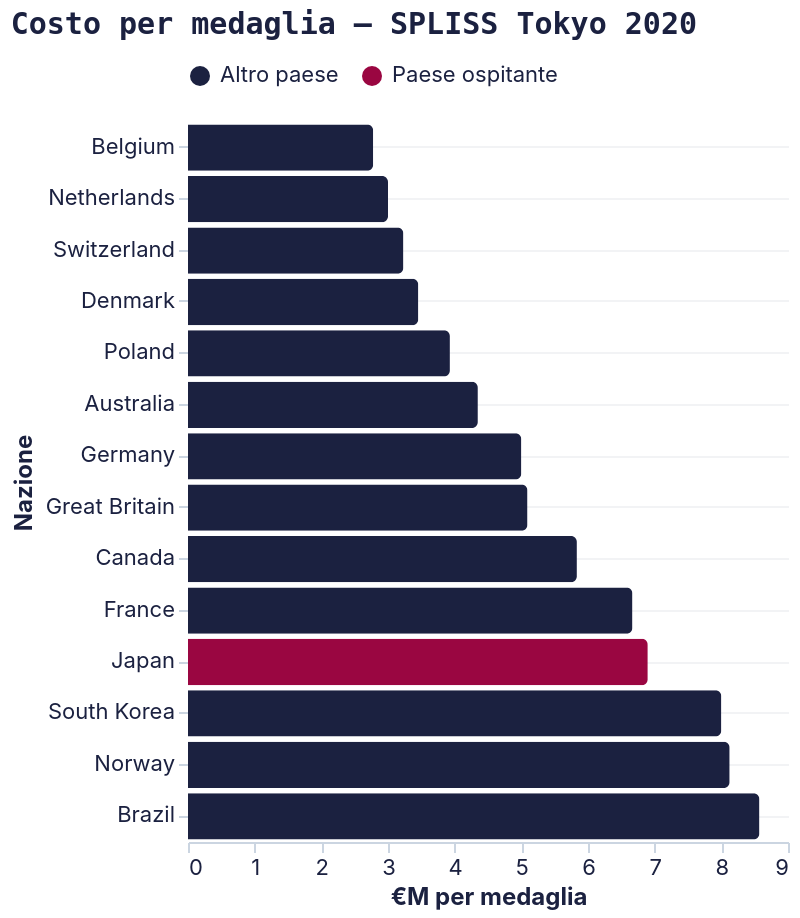

Vega-Lite specification for this chart:
### Vega-Lite specification from a JSON file in a GitHub repository (floating-point values rounded to 4 significant figures)
{"config": {"background": null, "view": {"stroke": null}, "title": {"font": "Space Mono, monospace", "fontSize": 15, "fontWeight": "bold", "color": "#1b2140", "anchor": "start", "offset": 12}, "axis": {"labelFont": "Inter, sans-serif", "titleFont": "Inter, sans-serif", "labelFontSize": 11, "titleFontSize": 12, "titleFontWeight": "bold", "labelColor": "#1b2140", "titleColor": "#1b2140", "gridColor": "#E5E7EB", "gridOpacity": 0.5, "domainColor": "#CBD5E1", "tickColor": "#CBD5E1", "labelAngle": 0}, "axisY": {"grid": true, "domain": false}, "axisX": {"grid": false}, "legend": {"labelFont": "Inter, sans-serif", "titleFont": "Inter, sans-serif", "labelFontSize": 11, "titleFontSize": 12, "titleFontWeight": "bold", "labelColor": "#1b2140", "titleColor": "#1b2140", "orient": "top", "direction": "horizontal", "symbolType": "circle"}, "range": {"category": ["#1b2140", "#ff8009", "#9a0641", "#ffe34a", "#e7b6af", "#64748B"], "ordinal": {"scheme": "blues"}, "heatmap": {"scheme": "blues"}, "ramp": {"scheme": "blues"}}, "bar": {"color": "#1b2140", "cornerRadiusTopRight": 3, "cornerRadiusBottomRight": 3}, "line": {"color": "#1b2140", "strokeWidth": 2.5}, "point": {"color": "#1b2140", "filled": true}, "circle": {"color": "#1b2140"}, "text": {"font": "Inter, sans-serif", "fontSize": 11, "color": "#1b2140"}, "arc": {"fill": "#1b2140"}, "area": {"fill": "#1b2140", "opacity": 0.5}}, "data": {"name": "data-def07ca4c2ce2e3d225b2368950cbe65"}, "mark": {"type": "bar"}, "encoding": {"color": {"field": "tipo2", "scale": {"range": ["#1b2140", "#9a0641"]}, "title": null, "type": "nominal"}, "tooltip": [{"field": "Nazione", "type": "nominal"}, {"field": "CostoPerMed", "format": ".1f", "type": "quantitative"}, {"field": "Medaglie", "type": "quantitative"}], "x": {"field": "CostoPerMed", "title": "€M per medaglia", "type": "quantitative"}, "y": {"field": "Nazione", "sort": ["Belgium", "Netherlands", "Switzerland", "Denmark", "Poland", "Australia", "Germany", "Great Britain", "Canada", "France", "Japan", "South Korea", "Norway", "Brazil"], "type": "nominal"}}, "height": 360, "title": "Costo per medaglia — SPLISS Tokyo 2020", "width": "container", "$schema": "https://vega.github.io/schema/vega-lite/v6.4.1.json", "datasets": {"data-def07ca4c2ce2e3d225b2368950cbe65": [{"Nazione": "Belgium", "Cod": "BEL", "Spesa": 25, "Medaglie": 9, "host": 0, "Ed": "Tokyo 2020", "log_spesa": 3.219, "CostoPerMed": 2.778, "tipo2": "Altro paese"}, {"Nazione": "Netherlands", "Cod": "NED", "Spesa": 108, "Medaglie": 36, "host": 0, "Ed": "Tokyo 2020", "log_spesa": 4.682, "CostoPerMed": 3.0, "tipo2": "Altro paese"}, {"Nazione": "Switzerland", "Cod": "SUI", "Spesa": 42, "Medaglie": 13, "host": 0, "Ed": "Tokyo 2020", "log_spesa": 3.738, "CostoPerMed": 3.231, "tipo2": "Altro paese"}, {"Nazione": "Denmark", "Cod": "DEN", "Spesa": 38, "Medaglie": 11, "host": 0, "Ed": "Tokyo 2020", "log_spesa": 3.638, "CostoPerMed": 3.455, "tipo2": "Altro paese"}, {"Nazione": "Poland", "Cod": "POL", "Spesa": 55, "Medaglie": 14, "host": 0, "Ed": "Tokyo 2020", "log_spesa": 4.007, "CostoPerMed": 3.929, "tipo2": "Altro paese"}, {"Nazione": "Australia", "Cod": "AUS", "Spesa": 200, "Medaglie": 46, "host": 0, "Ed": "Tokyo 2020", "log_spesa": 5.298, "CostoPerMed": 4.348, "tipo2": "Altro paese"}, {"Nazione": "Germany", "Cod": "GER", "Spesa": 185, "Medaglie": 37, "host": 0, "Ed": "Tokyo 2020", "log_spesa": 5.22, "CostoPerMed": 5.0, "tipo2": "Altro paese"}, {"Nazione": "Great Britain", "Cod": "GBR", "Spesa": 331, "Medaglie": 65, "host": 0, "Ed": "Tokyo 2020", "log_spesa": 5.802, "CostoPerMed": 5.092, "tipo2": "Altro paese"}, {"Nazione": "Canada", "Cod": "CAN", "Spesa": 140, "Medaglie": 24, "host": 0, "Ed": "Tokyo 2020", "log_spesa": 4.942, "CostoPerMed": 5.833, "tipo2": "Altro paese"}, {"Nazione": "France", "Cod": "FRA", "Spesa": 220, "Medaglie": 33, "host": 0, "Ed": "Tokyo 2020", "log_spesa": 5.394, "CostoPerMed": 6.667, "tipo2": "Altro paese"}, {"Nazione": "Japan", "Cod": "JPN", "Spesa": 400, "Medaglie": 58, "host": 1, "Ed": "Tokyo 2020", "log_spesa": 5.991, "CostoPerMed": 6.897, "tipo2": "Paese ospitante"}, {"Nazione": "South Korea", "Cod": "KOR", "Spesa": 160, "Medaglie": 20, "host": 0, "Ed": "Tokyo 2020", "log_spesa": 5.075, "CostoPerMed": 8.0, "tipo2": "Altro paese"}, {"Nazione": "Norway", "Cod": "NOR", "Spesa": 65, "Medaglie": 8, "host": 0, "Ed": "Tokyo 2020", "log_spesa": 4.174, "CostoPerMed": 8.125, "tipo2": "Altro paese"}, {"Nazione": "Brazil", "Cod": "BRA", "Spesa": 180, "Medaglie": 21, "host": 0, "Ed": "Tokyo 2020", "log_spesa": 5.193, "CostoPerMed": 8.571, "tipo2": "Altro paese"}]}}
